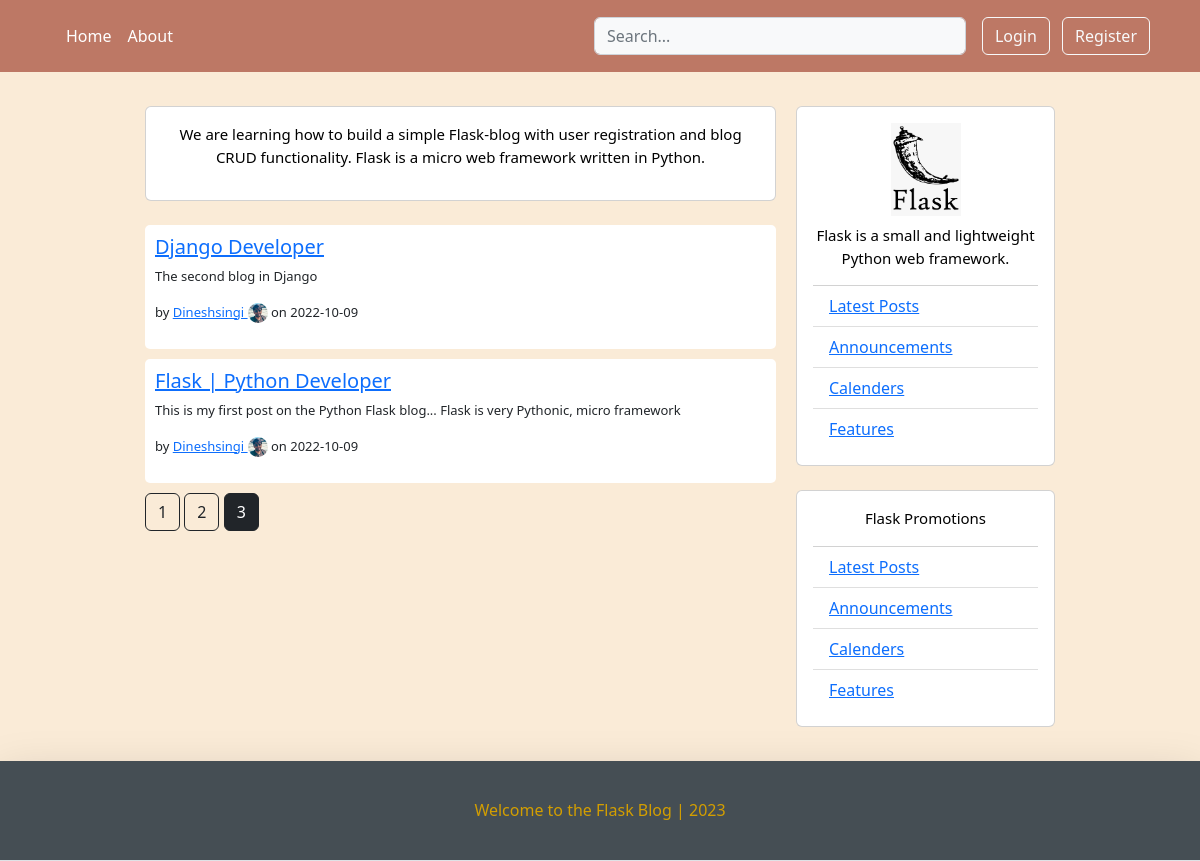
Screenshot of /home?page=3 with the database file from the repository.
### flaskblog/models.py (models this page shows, shortened)
class BlogPost(db.Model):
    id          = db.Column(db.Integer, primary_key=True)
    title       = db.Column(db.String(120), nullable=False)
    date_posted = db.Column(db.DateTime, nullable=False, default=datetime.utcnow)
    content     = db.Column(db.Text, nullable=False)
    user_id     = db.Column(db.Integer, db.ForeignKey('user.id'), nullable=False)

class User(db.Model, UserMixin):
    id          = db.Column(db.Integer, primary_key=True)
    username    = db.Column(db.String(25), unique=True, nullable=False)
    email       = db.Column(db.String(130), unique=True, nullable=False)
    image_file  = db.Column(db.String(35), nullable=False, default="default.jpg")
    password    = db.Column(db.String(65), nullable=False)
    posts       = db.relationship('BlogPost', backref='author', lazy=True)

### flaskblog/main/routes.py (the view)
@main.route("/")
@main.route("/home")
def home():
    page = request.args.get('page', 1, type=int)
    posts = BlogPost.query.order_by(BlogPost.date_posted.desc()).paginate(page=page, per_page=5)
    return render_template(template_name_or_list='home.html', title='Home', posts=posts)

### flaskblog/templates/home.html (shortened to what this page needs)
{% extends "layout.html" %}
{% block content %}
<div class="container">
	<div class="row">
		<div class="left-column col-lg-7 offset-lg-1">
			<div class="d-lg-block mb-3">
				<div class="card m-auto d-lg-flex flex-column p-3">
					<p class="lead"> We are learning how to build a simple Flask-blog with user registration and blog CRUD functionality.
                        Flask is a micro web framework written in Python.</p>
				</div>
                <br>
                {% if posts %}
				{% for post in posts.items %}
				<div class="blog-post-container">
					<h5><a href="{{url_for('posts.post', post_id=post.id)}}"> {{ post.title }} </a></h5>
					<p style="font-size: small;" > {{ post.content }}</p>
					<p style="font-size: small;"> by <a href="{{ url_for('users.user_posts', username=post.author.username) }}"> {{ post.author.username }} </a> <img height="20px" width="20px" class="rounded-circle" src="{{ url_for('static', filename='images/'+ post.author.image_file) }}" alt="..."> on {{ post.date_posted.strftime('%Y-%m-%d') }}</p>
				</div>
				{% endfor %}
				{% for page_num in posts.iter_pages(left_edge=1, right_edge=1, left_current=1, right_current=2) %}
					{% if page_num %}
						{% if posts.page == page_num %}
					<a class="btn btn-dark mb-4" href="{{ url_for('main.home', page=page_num) }}"> {{ page_num }}</a>
						{% else %}
					<a class="btn btn-outline-dark mb-4" href="{{ url_for('main.home', page=page_num) }}"> {{ page_num }}</a>
					{% endif %}
					{% else %}
					...
					{% endif %}
				{% endfor %}
				{% else %}
				<div class="blog-post-container">
					<p style="font-size: small; color: #a94442; font-family: Arial"> No Results... </p>
				</div>
				{% endif %}
			</div>
		</div>
		<div class="right-column col-sm-3 d-lg-flex d-flex flex-column">
			<div class="card create-post-bar d-flex flex-column p-3">
				<img class="img-fluid d-block m-auto pb-2" src="static/images/flask.jpg" width="70" height="35">
				<p class="lead"> Flask is a small and lightweight Python web framework.</p>
				<ul class="list-group list-group-flush">
					<li class="list-group-item"><a href="#"> Latest Posts </a></li>
					<li class="list-group-item"><a href="#"> Announcements  </a></li>
					<li class="list-group-item"><a href="#"> Calenders </a></li>
					<li class="list-group-item"><a href="#"> Features </a></li>
				</ul>
			</div>
			<br>
			<div class="card create-post-bar d-flex flex-column p-3">
				<p class="lead"> <strong> Flask Promotions </strong> </p>
				<ul class="list-group list-group-flush">
					<li class="list-group-item"><a href="#"> Latest Posts </a></li>
					<li class="list-group-item"><a href="#"> Announcements  </a></li>
					<li class="list-group-item"><a href="#"> Calenders </a></li>
					<li class="list-group-item"><a href="#"> Features </a></li>
				</ul>
			</div>
		</div>
		</div>
	</div>
</div>
<br>
{% endblock content %}

### flaskblog/static/main.css (style rules this page uses)
body { background-color: antiquewhite; }

### flaskblog/templates/home.html (style rules this page uses)
body { background-color: antiquewhite; }
.blog-post-container { background-color: #fff; margin-bottom: 10px; width: 100%; border-radius: 5px; padding: 10px; font-size: 15px; }
.left-column { padding: 10px; }
.right-column { color: black; padding: 10px; }
.lead { font-size: 15px; color: black; text-align: center; }

### rows the page displays
BlogPost: title "Django Developer", content "The second blog in Django", author.username "Dineshsingi", image_file (picture), date_posted "2022-10-09"
BlogPost: title "Flask | Python Developer", content "This is my first post on the Python Flask blog... Flask is very Pythonic, micro framework", author.username "Dineshsingi", image_file (picture), date_posted "2022-10-09"

### other values shown
{{ page_num }} "1" "2"
{{ page_num }} "3"
